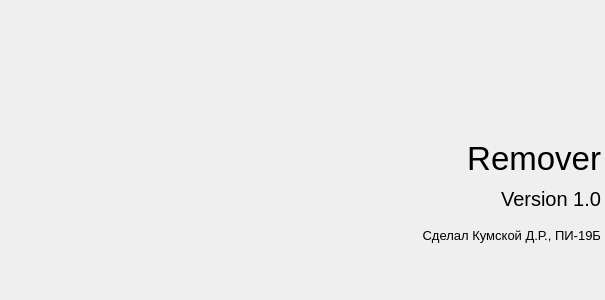
<?xml version="1.0" encoding="UTF-8"?>
<ui version="4.0">
 <class>Form</class>
 <widget class="QWidget" name="Form">
  <property name="geometry">
   <rect>
    <x>0</x>
    <y>0</y>
    <width>605</width>
    <height>300</height>
   </rect>
  </property>
  <property name="windowTitle">
   <string>Form</string>
  </property>
  <widget class="QWidget" name="verticalLayoutWidget">
   <property name="geometry">
    <rect>
     <x>400</x>
     <y>140</y>
     <width>201</width>
     <height>111</height>
    </rect>
   </property>
   <layout class="QVBoxLayout" name="verticalLayout">
    <item>
     <widget class="QLabel" name="label">
      <property name="font">
       <font>
        <pointsize>25</pointsize>
       </font>
      </property>
      <property name="text">
       <string>Remover</string>
      </property>
      <property name="alignment">
       <set>Qt::AlignRight|Qt::AlignTrailing|Qt::AlignVCenter</set>
      </property>
     </widget>
    </item>
    <item>
     <widget class="QLabel" name="label_2">
      <property name="font">
       <font>
        <pointsize>15</pointsize>
       </font>
      </property>
      <property name="text">
       <string>Version 1.0</string>
      </property>
      <property name="alignment">
       <set>Qt::AlignRight|Qt::AlignTrailing|Qt::AlignVCenter</set>
      </property>
     </widget>
    </item>
    <item>
     <widget class="QLabel" name="label_3">
      <property name="font">
       <font>
        <pointsize>10</pointsize>
       </font>
      </property>
      <property name="text">
       <string>Сделал Кумской Д.Р., ПИ-19Б</string>
      </property>
      <property name="alignment">
       <set>Qt::AlignRight|Qt::AlignTrailing|Qt::AlignVCenter</set>
      </property>
     </widget>
    </item>
   </layout>
  </widget>
 </widget>
 <resources/>
 <connections/>
</ui>
